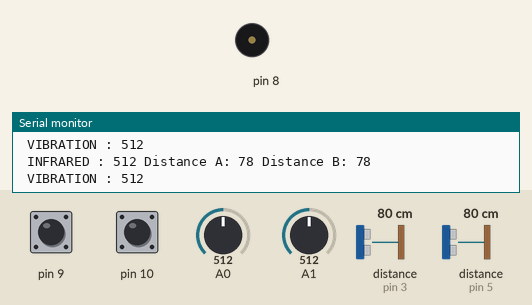
Bench run of a sketch on a simulated Arduino Uno, built with avr-gcc and run on an emulated ATmega328P. Parts: buzzer (waves = sounding), the last lines printed to the serial monitor. Wiring (inferred from the names in the program): 2 × ultrasonic range finder: trigger pin 2, echo pin 3 / trigger pin 4, echo pin 5. The inputs (shaded band) are chosen by the test bench; at power-on: distance to the obstacle (sensors on pin 3, pin 5) 80 cm, A0 = 512, A1 = 512, pin 9 HIGH, pin 10 HIGH. The echo pulse lasts 58.3 µs per cm.

Above: at 1.2 s.
1.3 s: distance to the obstacle (sensor on pin 3) set to 2 cm
At 1.53 s:
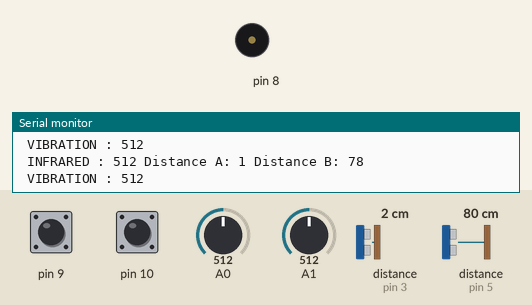
4.3 s: distance to the obstacle (sensor on pin 5) set to 60 cm
7.3 s: A0 set to 107
10.3 s: A0 set to 92
13.3 s: A1 set to 107
16.3 s: A1 set to 92
Timing chart, 0 to 20.3 s (numbered marks = the images above; inputs shaded):
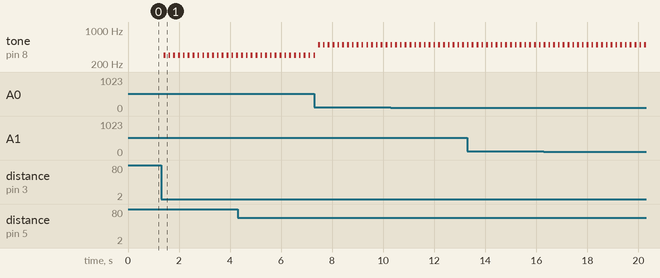

The sketch:

smart_cane_arduino.ino
```cpp
// (licence header left out)
#include <SoftwareSerial.h>
SoftwareSerial HC06(6, 7);
SoftwareSerial gpsSerial(11, 12);

int distanceA = 0;
int distanceB = 0;
int infrared = 0;
int vibrationValue = 0;
const int trigA = 2;
const int echoA = 3;
const int trigB = 4;
const int echoB = 5;

// 센서 별 감지 거리
unsigned int INFRARED_THRESHOLD = 400;
unsigned int DISTANCE_A_THRESHOLD1 = 50;
unsigned int DISTANCE_A_THRESHOLD2 = 35;
unsigned int DISTANCE_B_THRESHOLD = 70;

// Tone delay 값
const unsigned int TONE_DURATION1 = 250;
const unsigned int TONE_DURATION2 = 70;

// 센서 주파수 값
const unsigned int INFRARED_TONE = 500;
const unsigned int DISTANCE_A_TONE = 300;
const unsigned int DISTANCE_B_TONE = 350;

void setup() {
  Serial.begin(9600);
  HC06.begin(9600);
  gpsSerial.begin(9600);
  pinMode(trigA, OUTPUT);
  pinMode(echoA, INPUT);
  pinMode(trigB, OUTPUT);
  pinMode(echoB, INPUT);
  pinMode(8, INPUT);
  pinMode(9, 2);
  pinMode(10, 2);
  pinMode(A0, INPUT);
  pinMode(A1, INPUT);
}

void loop() {
  UpdateValues();
  CheckPlayTone();
  CheckGPS();
  SendValues();
  delay(100);
}

void UpdateValues() {
  infrared = analogRead(A0);

  digitalWrite(trigA, HIGH);
  delayMicroseconds(10);
  digitalWrite(trigA, LOW);
  distanceA = pulseIn(echoA, HIGH) * 340 / 2 / 10000;

  digitalWrite(trigB, HIGH);
  delayMicroseconds(10);
  digitalWrite(trigB, LOW);
  distanceB = pulseIn(echoB, HIGH) * 340 / 2 / 10000;

  vibrationValue = analogRead(A1);

  Serial.print(" INFRARED : ");
  Serial.print(infrared);
  Serial.print(" Distance A: ");
  Serial.print(distanceA);
  Serial.print(" Distance B: ");
  Serial.println(distanceB);
  Serial.print(" VIBRATION : ");
  Serial.println(vibrationValue);

  HC06.println(infrared);
  HC06.println(distanceA);
  HC06.println(distanceB);
}

void playTone(unsigned int frequency, unsigned int duration) {
  tone(8, frequency, 90);
  delay(duration);
  noTone(8);
}

void CheckPlayTone() {
  static int distanceA_previous = 0;

  if (infrared <= INFRARED_THRESHOLD) {
    playTone(INFRARED_TONE, TONE_DURATION2);
  } else if ((distanceA_previous - distanceA) >= 150) {
    playTone(DISTANCE_A_TONE, TONE_DURATION2);
    playTone(DISTANCE_A_TONE, TONE_DURATION2);
  } else if (distanceA <= DISTANCE_A_THRESHOLD1 && distanceA > DISTANCE_A_THRESHOLD2) {
    playTone(DISTANCE_A_TONE, TONE_DURATION1);
  } else if (distanceA <= DISTANCE_A_THRESHOLD2) {
    playTone(DISTANCE_A_TONE, TONE_DURATION2);
  } else if (distanceB <= DISTANCE_B_THRESHOLD) {
    int mappedValue = map(distanceB, 0, DISTANCE_B_THRESHOLD, 700, DISTANCE_B_TONE);
    playTone(mappedValue, TONE_DURATION2);
  }

  if (vibrationValue >= 800) {
    HC06.println(10059);
    delay(200);
  }

  if (digitalRead(9) == LOW) {
    HC06.println(10009);
    delay(200);
  }

  if (digitalRead(10) == LOW) {
    HC06.println(10010);
    delay(200);
  }

  distanceA_previous = distanceA;
}

void CheckGPS() {
  if (gpsSerial.available()) {
    String nmeaSentence = gpsSerial.readStringUntil('\n');

    // 데이터 파싱
    if (nmeaSentence.startsWith("$GNGGA")) {
      int comma1 = nmeaSentence.indexOf(',', 0);
      int comma2 = nmeaSentence.indexOf(',', comma1 + 1);
      int comma3 = nmeaSentence.indexOf(',', comma2 + 1);
      int comma4 = nmeaSentence.indexOf(',', comma3 + 1);

      String latitudeValue = nmeaSentence.substring(comma2 + 1, comma3);
      String longitudeValue = nmeaSentence.substring(comma4 + 1);

      int latitude = latitudeValue.toInt();
      int longitude = longitudeValue.toInt();

      HC06.println(latitude);
      HC06.println(longitude);
    }
  }
}

void SendValues() {
  if (HC06.available()) {
    String receivedData = HC06.readStringUntil('\n');

    // 데이터 파싱
    int commaIndex1 = receivedData.indexOf(',');
    int commaIndex2 = receivedData.indexOf(',', commaIndex1 + 1);
    int commaIndex3 = receivedData.indexOf(',', commaIndex2 + 1);
    int commaIndex4 = receivedData.indexOf(',', commaIndex3 + 1);
    int commaIndex5 = receivedData.indexOf(',', commaIndex4 + 1);

    if (commaIndex1 != -1 && commaIndex2 != -1 && commaIndex3 != -1) {
      // 각 값들을 추출하여 변수에 할당
      String value1Str = receivedData.substring(commaIndex1 + 1, commaIndex2);
      String value2Str = receivedData.substring(commaIndex2 + 1, commaIndex3);
      String value3Str = receivedData.substring(commaIndex3 + 1, commaIndex4);
      String value4Str = receivedData.substring(commaIndex4 + 1, commaIndex5);
      String value5Str = receivedData.substring(commaIndex5 + 1);

      // 추출한 값들을 정수형으로 변환하여 변수에 할당
      INFRARED_THRESHOLD = value1Str.toInt();
      DISTANCE_A_THRESHOLD1 = value3Str.toInt();
      DISTANCE_B_THRESHOLD = value5Str.toInt();

      // 변경된 값을 출력
      Serial.print("INFRARED_THRESHOLD: ");
      Serial.println(INFRARED_THRESHOLD);
      Serial.print("DISTANCE_A_THRESHOLD1: ");
      Serial.println(DISTANCE_A_THRESHOLD1);
      Serial.print("DISTANCE_B_THRESHOLD: ");
      Serial.println(DISTANCE_B_THRESHOLD);
    }
  }
}
```

Measured:
- after the input at 1.3 s, tone on pin 8: alternates 300 Hz for 0.07 s and silent for 0.12 s, starting after 0.10 s
